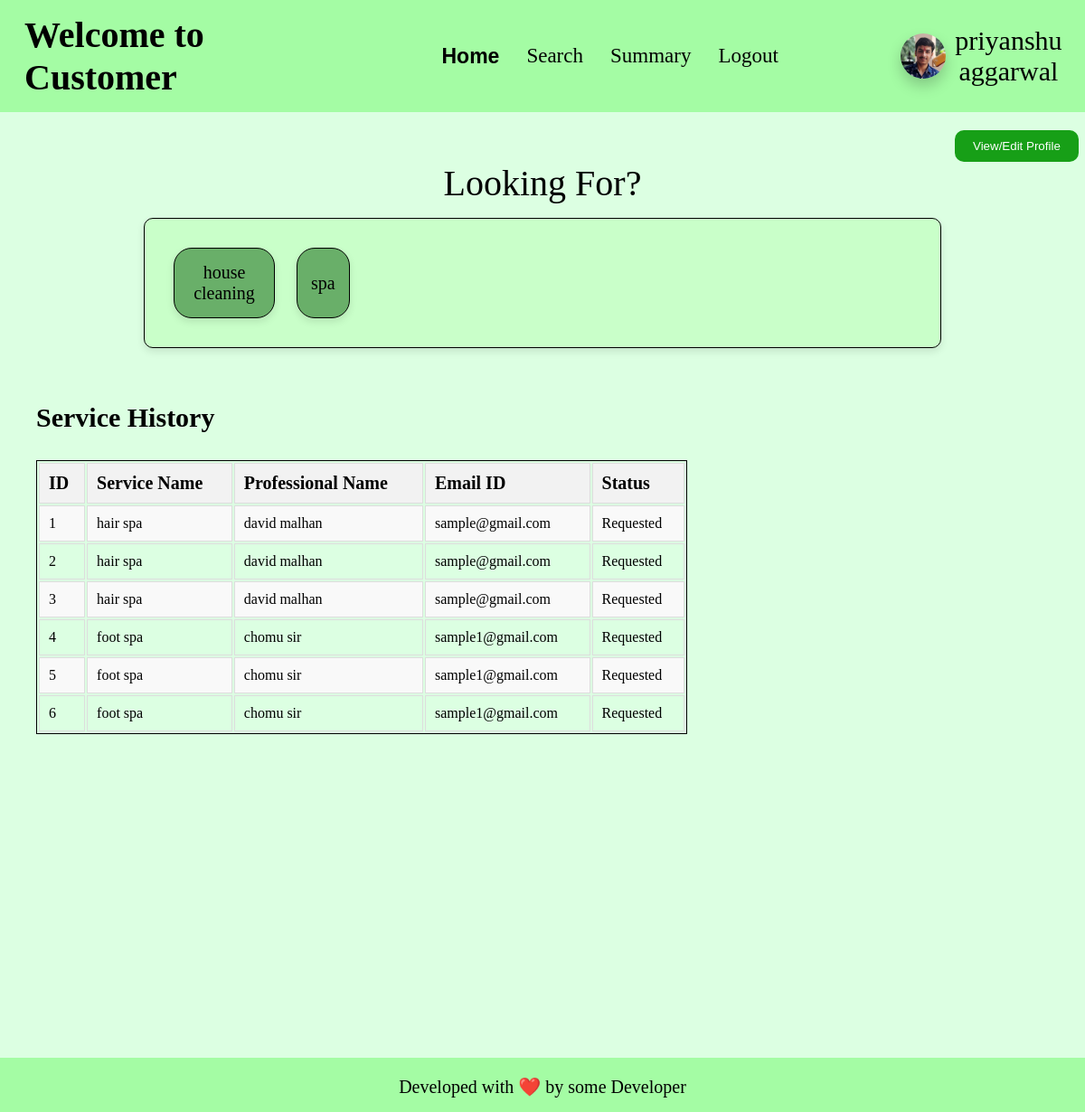
The page /customer_home/1 on the database as committed earlier.
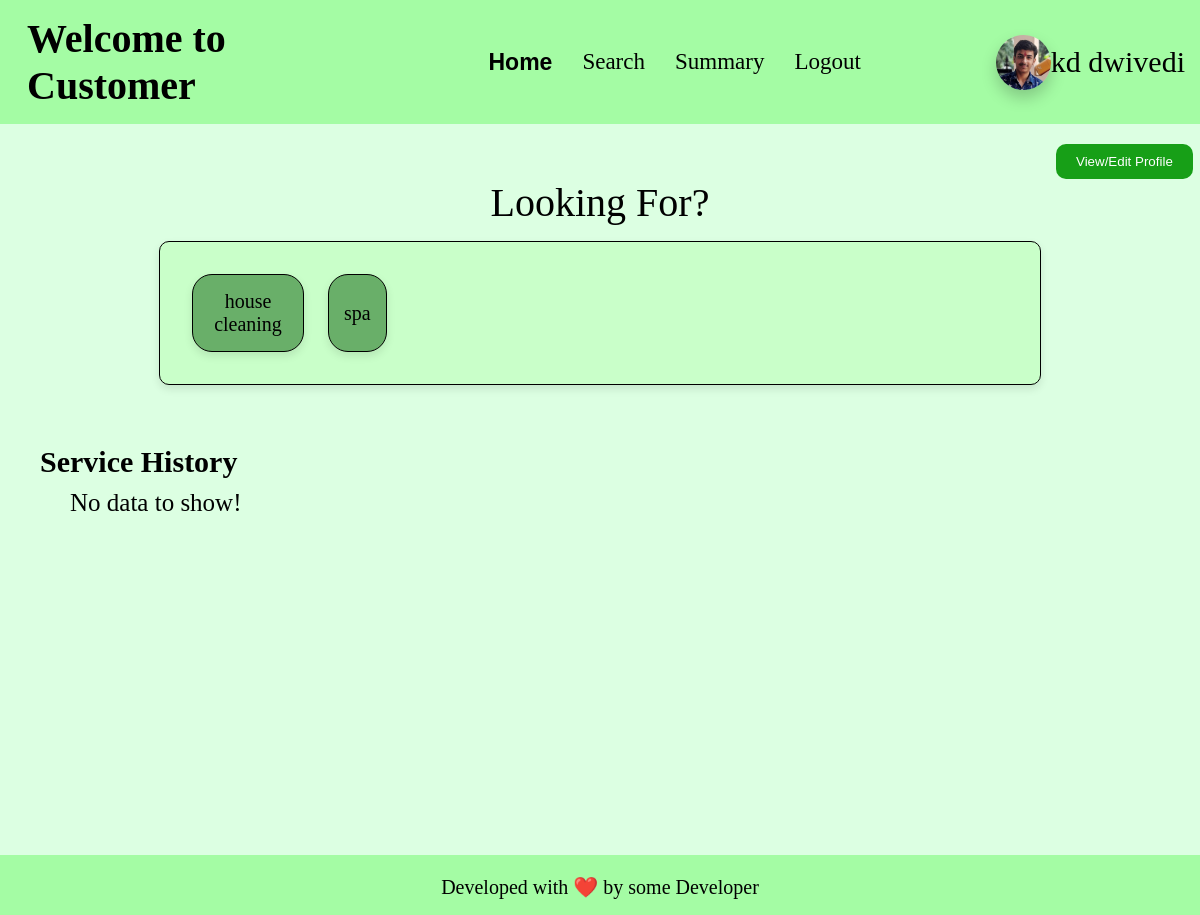
The same page on the database as committed later.
### app.py (models this page shows)
class customer(db.Model):
    __tablename__ = "customer"
    id = db.Column(db.Integer, primary_key=True, autoincrement=True)
    email_id = db.Column(db.String, nullable=False)
    password = db.Column(db.String, nullable=False)
    fullname = db.Column(db.String, nullable=False)
    gender = db.Column(db.String, nullable=False)
    address = db.Column(db.String, nullable=False)
    pin_code = db.Column(db.Integer, nullable=False)
    blocked = db.Column(db.Boolean, default=False)
    service_requests = db.relationship('service_request', backref='customer', cascade='all, delete-orphan')

class service_request(db.Model):
    __tablename__ = "service_request"
    id = db.Column(db.Integer, primary_key=True, autoincrement=True)
    service_id = db.Column(db.Integer, ForeignKey('service.id'), nullable=False)
    customer_id = db.Column(db.Integer, ForeignKey('customer.id'), nullable=False)
    professional_id = db.Column(db.Integer, ForeignKey('professional.id'), nullable=False)
    date_of_request = db.Column(db.Date, nullable=False)
    date_of_completion = db.Column(db.Date, default=False)
    service_status = db.Column(db.String, default=False)
    rstars = db.Column(db.Integer, default=False)
    rfeedback = db.Column(db.String, default=False)

class service(db.Model):
    __tablename__ = "service"
    id = db.Column(db.Integer, primary_key=True, autoincrement=True)
    name = db.Column(db.String, nullable=False)
    base_price = db.Column(db.Integer, nullable=False)
    time_required = db.Column(db.Integer, nullable=False)
    description = db.Column(db.String, nullable=False)
    status = db.Column(db.Boolean, default = False)
    type = db.Column(db.String, nullable=False)
    professionals = db.relationship('professional', back_populates='service_type')
    service_requests = db.relationship('service_request', backref='service', cascade='all, delete-orphan')

class professional(db.Model):
    __tablename__ = "professional"
    id = db.Column(db.Integer, primary_key=True, autoincrement=True)
    email_id = db.Column(db.String, nullable=False)
    fullname = db.Column(db.String, nullable=False)
    password = db.Column(db.String, nullable=False)
    date_created = db.Column(db.Date, nullable=False)
    service_type_id = db.Column(db.Integer, db.ForeignKey('service.id'), nullable=False)
    experience = db.Column(db.Integer, nullable=False)
    gender = db.Column(db.String, nullable=False)
    address = db.Column(db.String, nullable=False)
    pin_code = db.Column(db.Integer, nullable=False)
    documents = db.Column(db.String, nullable=False)
    request = db.Column(db.Boolean, default=None)
    blocked = db.Column(db.Boolean, default=False)
    services_completed = db.Column(db.Integer, default = 0)
    rating = db.Column(db.Float, default = 0.0)
    price = db.Column(db.Integer, default = 0)
    service_type = db.relationship('service', back_populates='professionals')
    service_requests = db.relationship('service_request', backref='professional', cascade='all, delete-orphan')

### app.py (the view, shortened to what this page needs)
@app.route('/customer_home/<int:id>', methods=['GET', 'POST'])
def customer_home(id):
    if request.method == 'GET':
        params = request.args
        service_name = params.get('service_name') #it will contain service name if any service is selected.
        cus = customer.query.filter_by(id = id).first()
        ser = service_request.query.join(professional).join(service).filter(
            service_request.customer_id == id,
            professional.blocked == False,
            professional.request == False,
            service.status == False
        ).all()
        all_services = [service_type[0] for service_type in db.session.query(service.type).distinct().all()]
        if cus: #if that customer exists
            if not cus.blocked:  # if that customer is not blocked
                if service_name == None:
                    return render_template("customer_home.html", service_name = False, customer = cus, service_history = ser, all_types = all_services)
            else:
                return redirect('/customer_login')
        else:
            return redirect('/customer_login')

### templates/customer_home.html (shortened to what this page needs)
<!DOCTYPE html>
<html lang="en">
<head>
    <link rel="stylesheet" href="/static/css/profile-block.css">
    <link rel="stylesheet" href="/static/css/table-styling.css">
    <link rel="stylesheet" href="/static/css/basic.css">
</head>
<body>
    <header>
        <h1>Welcome to Customer</h1>
        <ul>
            <li><a class="active" href="/customer_home/{{customer.id}}">Home</a></li>
            <li><a href="/customer_search/{{customer.id}}">Search</a></li>
            <li><a href="/customer_summary/{{customer.id}}">Summary</a></li>
            <li><a href="/customer_logout/{{customer.id}}">Logout</a></li>
        </ul>
        <div id="user-info">
            <img id="user-pic" src="/static/anant-pic.jpg" alt="Profile Picture">
            <div>{{customer.fullname}}</div>
        </div>
    </header>
    <button id="edit_profile_button" onclick="gotoroute('/customer_home/view_profile/{{customer.id}}')">View/Edit Profile</button>
    <div id="box-heading">
        {% if service_name %}
        Best {{service_name}} Packages
        {% else %}
        Looking For?
        {% endif %}
    </div>
    {% if service_name %}
    <div id="service-select" style="flex-direction: column; align-items: center; width:40vw;">
        {% if searched_results == 'no_data' %}
            <div id="no_data">No data to show!</div>
        {% else %}
            <ol>
                {% for result in searched_results %}
                    <li>{{result.service_type.name}} services - <br>
                        Name - {{result.fullname}}, Completed services - {{result.services_completed}}, <br>
                        Rating - {{result.rating}}, Price - {{result.price}}, PinCode - {{result.pin_code}}.
                        &emsp;&emsp; &emsp; &emsp; &emsp;
                        <a href="/customer_home/{{customer.id}}/service_book/{{result.id}}/{{result.service_type.id}}">Book</a>
                    </li>
                {% endfor %}
            </ol>
        {% endif %}
    </div>
    {% else %}
    <div id="service-select">
        {% for service_name in all_types %}
            <div class="service-box">
                <a href="/customer_home/{{customer.id}}?service_name={{service_name | replace(' ', '+') }}">{{service_name}}</a>
            </div>
        {% endfor %}
    </div>
    {% endif %}
    <h2>Service History</h2>
    {% if service_history %}
        <div class="tables">
            <table class="styled-table">
                <tr>
                    <th>ID</th>
                    <th>Service Name</th>
                    <th>Professional Name</th>
                    <th>Email ID</th>
                    <th>Status</th>
                </tr>
                {% for service_req in service_history %}
                    <tr>
                        <td>{{loop.index}}</td>
                        <td>{{service_req.service.name}}</td>
                        <td>{{service_req.professional.fullname}}</td>
                        <td>{{service_req.professional.email_id}}</td>
                        <td>
                            {% if service_req.service_status == "requested" %}
                                <p>Requested</p>
                            {% elif service_req.service_status == "accepted" %}
                                <a href="/customer_home/close_service/{{customer.id}}/{{service_req.id}}">Close it</a>
                            {% elif service_req.service_status == "closed" %}
                                <p>Closed</p>
                            {% elif service_req.service_status == "rejected" %}
                                <p>Rejected</p>
                            {% endif %}
                        </td>
                    </tr>
                {% endfor %}
            </table>
        </div>
    {% else %}
        <div id="no_data">No data to show!</div>
    {% endif %}
    <br>
    <footer>
        <p>
            Developed with ❤️ by some Developer
        </p>
    </footer>
</body>
</html>

Rows that differ between the two databases and show on the page:
no longer on this page (row edited): service_request: service.name "hair spa", professional.fullname "david malhan", professional.email_id "sample@gmail.com", service_status "Requested"
no longer on this page (row edited): service_request: service.name "hair spa", professional.fullname "david malhan", professional.email_id "sample@gmail.com", service_status "Requested"
no longer on this page (row edited): service_request: service.name "hair spa", professional.fullname "david malhan", professional.email_id "sample@gmail.com", service_status "Requested"
no longer on this page (row edited): service_request: service.name "foot spa", professional.fullname "chomu sir", professional.email_id "sample1@gmail.com", service_status "Requested"
removed service_request: service.name "foot spa", professional.fullname "chomu sir", professional.email_id "sample1@gmail.com", service_status "Requested"
removed service_request: service.name "foot spa", professional.fullname "chomu sir", professional.email_id "sample1@gmail.com", service_status "Requested"
changed customer: fullname "priyanshu aggarwal" → "kd dwivedi"
Other text that changed with them:
text no longer shown: "ID Service Name Professional Name Email ID Status"
text now shown: "No data to show!"
